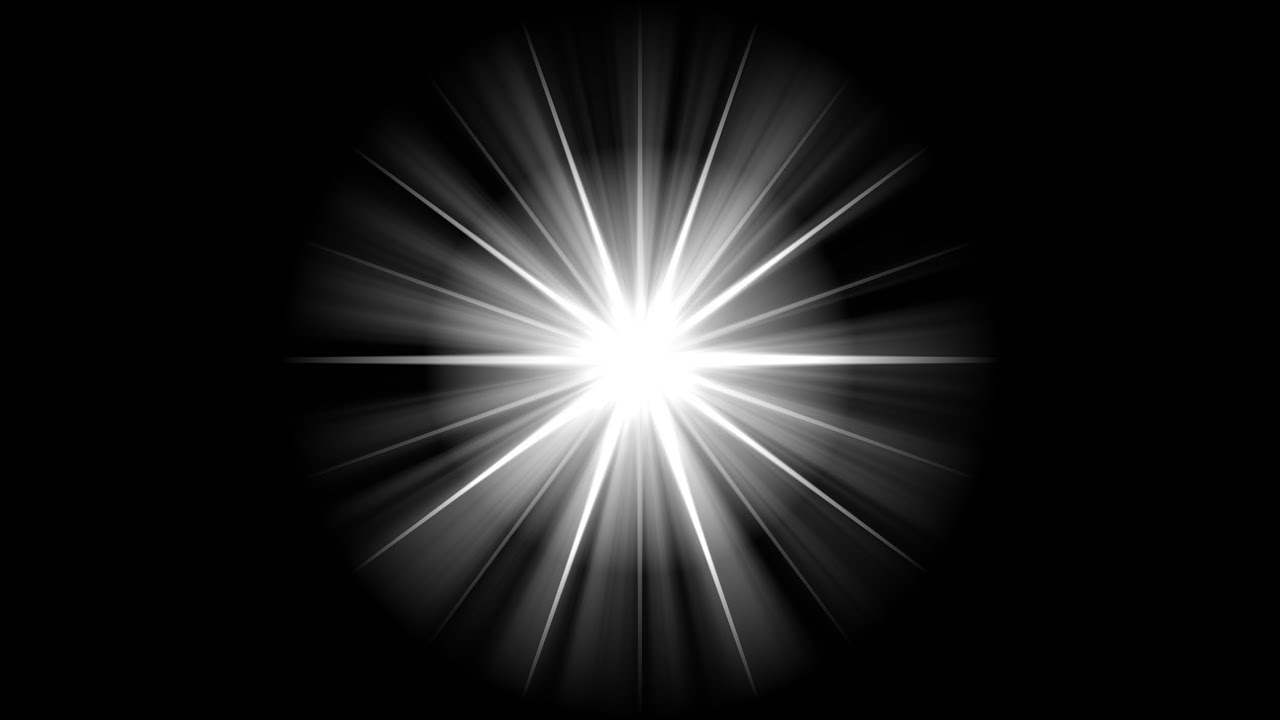
#> input picture AnufrievDA/lab1/assets/flare.jpg, 1280 x 720 px; its folder holds only this picture in this run
$ python main.py resize assets/flare.jpg
#> lines starting #> are read from the running program, lines starting #| are printed output that depends on the picture
### AnufrievDA/lab1/filters.py
import cv2
import numpy as np
import os

def resize_image(image, width, height):
    """1. Изменяет разрешение, используя только базовые операции NumPy."""
    h0, w0, _ = image.shape

    if width <= 0 or height <= 0:
        raise ValueError("Высота и ширина должны быть положительными")

    x_indices = (np.arange(width) * w0 / width).astype(int)
    y_indices = (np.arange(height) * h0 / height).astype(int)

    resized_image = np.take(image, y_indices, axis=0)
    resized_image = np.take(resized_image, x_indices, axis=1)

    return resized_image

# [140 lines left out: functions apply_sepia, apply_vignette, pixelate_area, add_simple_frame, add_image_frame, add_image_flare and 1 more, not called in this run]

### AnufrievDA/lab1/main.py
import cv2
import numpy as np
import os
import argparse
import filters

# --- Глобальные переменные для callback-функции ---
drawing = False  # True, если кнопка мыши зажата
ix, iy = -1, -1  # Начальные координаты
x, y = -1, -1    # Текущие координаты

# --- Callback-функция для обработки событий мыши ---
def draw_rectangle(event, current_x, current_y, flags, param):
    global ix, iy, x, y, drawing

    # Событие: кнопка мыши нажата
    if event == cv2.EVENT_LBUTTONDOWN:
        drawing = True
        ix, iy = current_x, current_y
        x, y = current_x, current_y # Сбрасываем текущие координаты

    # Событие: мышь двигается
    elif event == cv2.EVENT_MOUSEMOVE:
        if drawing:
            x, y = current_x, current_y

    # Событие: кнопка мыши отпущена
    elif event == cv2.EVENT_LBUTTONUP:
        drawing = False
        x, y = current_x, current_y

def main():
    parser = argparse.ArgumentParser(
        description="Применяет выбранный фильтр к изображению и показывает результат.",
        formatter_class=argparse.RawTextHelpFormatter
    )
    parser.add_argument("filter", help="Название фильтра для применения.",
                        choices=['resize', 'sepia', 'vignette', 'pixelate', 'simple_frame',
                                 'image_frame', 'flare', 'paper'])
    parser.add_argument("input_path", help="Путь к входному изображению.")
    parser.add_argument("--output", type=str, help="Путь для сохранения результата. Если не указан, результат будет только показан.")

    parser.add_argument("--width", type=int, help="Новая ширина для фильтра 'resize'.")
    parser.add_argument("--height", type=int, help="Новая высота для фильтра 'resize'.")
    parser.add_argument("--pixel-size", type=int, default=20, help="Размер 'пикселя' для фильтра 'pixelate'.")
    parser.add_argument("--thickness", type=int, default=30, help="Толщина для фильтра 'simple_frame'.")
    parser.add_argument("--color", type=str, default="0,0,255", help="Цвет для 'simple_frame' в формате B,G,R (например, '0,0,255' для красного).")
    parser.add_argument("--center-x", type=int, help="Координата X центра для 'pixelate' или 'flare'.")
    parser.add_argument("--center-y", type=int, help="Координата Y центра для 'pixelate' или 'flare'.")
    parser.add_argument("--roi-size", type=int, help="Размер (ширина и высота) области для 'pixelate'.")
    parser.add_argument("--flare-scale", type=float, default=1.0, help="Масштаб для 'flare'.")

    args = parser.parse_args()

    ASSETS_DIR = 'assets'
    FRAME_PATH = os.path.join(ASSETS_DIR, 'border1.png')
    FLARE_PATH = os.path.join(ASSETS_DIR, 'flare.jpg')
    PAPER_PATH = os.path.join(ASSETS_DIR, 'paper.jpg')

    original_image = cv2.imread(args.input_path)
#> original_image is the input picture: shape (720, 1280, 3); min 0, max 255, mean 29.4
    if original_image is None:
        print(f"Ошибка: не удалось загрузить изображение по пути '{args.input_path}'")
        return

    h, w = original_image.shape[:2]
#> h = 720; w = 1280
    result_image = None
    filter_name = args.filter

    try:
        if filter_name == 'pixelate':
            window_name = "Select area: Drag mouse, press ENTER to apply, ESC to cancel"
            cv2.namedWindow(window_name)
            cv2.setMouseCallback(window_name, draw_rectangle)

            roi_x, roi_y, roi_w, roi_h = -1, -1, -1, -1

            while True:
                # Создаем копию, чтобы рисовать на ней, не затирая оригинал
                temp_image = original_image.copy()

                # Если пользователь рисует, отображаем прямоугольник
                if drawing or (ix != -1 and x != -1):
                    cv2.rectangle(temp_image, (ix, iy), (x, y), (0, 255, 0), 2)

                cv2.imshow(window_name, temp_image)

                key = cv2.waitKey(10) & 0xFF

                # Нажат ESC - отмена
                if key == 27:
                    result_image = original_image.copy() # Возвращаем оригинал
                    break
                # Нажат Enter - применяем фильтр
                elif key == 13:
                    # Определяем правильные координаты (x, y, w, h)
                    roi_x = min(ix, x)
                    roi_y = min(iy, y)
                    roi_w = abs(ix - x)
                    roi_h = abs(iy - y)

                    if roi_w > 0 and roi_h > 0:
                        result_image = filters.pixelate_area(original_image, x=roi_x, y=roi_y, w=roi_w, h=roi_h, pixel_size=args.pixel_size)
                    else:
                        result_image = original_image.copy()
                    break

            cv2.destroyWindow(window_name)

        # ... (остальные вызовы elif без изменений) ...
        elif filter_name == 'pixelate':
            center_x = args.center_x if args.center_x is not None else w // 2
            center_y = args.center_y if args.center_y is not None else h // 2
            roi_size = args.roi_size if args.roi_size is not None else min(w, h) // 2
            roi_x = center_x - roi_size // 2
            roi_y = center_y - roi_size // 2
            result_image = filters.pixelate_area(original_image, x=roi_x, y=roi_y, w=roi_size, h=roi_size, pixel_size=args.pixel_size)
        elif filter_name == 'resize':
            target_width = args.width if args.width is not None else w // 2
#> target_width = 640
            target_height = args.height if args.height is not None else h // 2
#> target_height = 360
            result_image = filters.resize_image(original_image, width=target_width, height=target_height)
#> in resize_image, `resized_image = np.take(image, y_indices, axis=0)`:
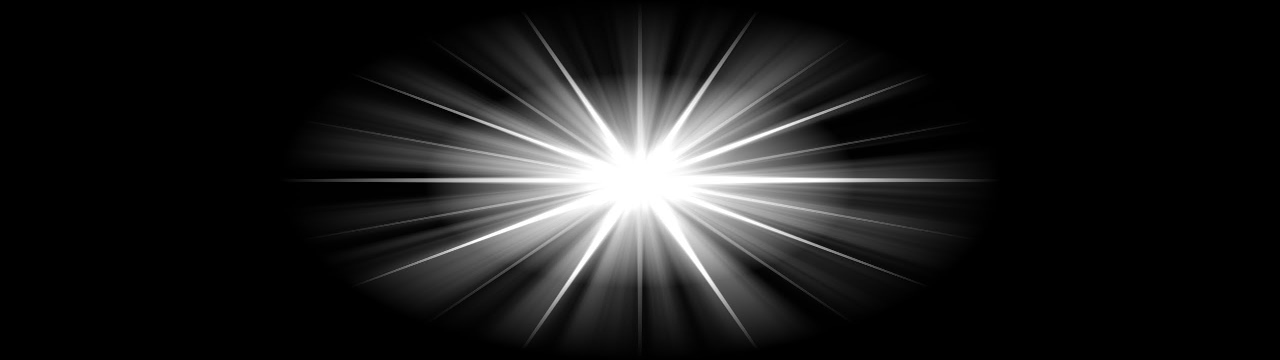
#> resized_image: shape (360, 1280, 3); min 0, max 255, mean 29.4
        elif filter_name == 'sepia':
            result_image = filters.apply_sepia(original_image)
        elif filter_name == 'vignette':
            result_image = filters.apply_vignette(original_image)
        elif filter_name == 'simple_frame':
            try:
                b, g, r = map(int, args.color.split(','))
                frame_color = (b, g, r)
            except ValueError:
                print("Ошибка: неверный формат цвета. Используйте B,G,R.")
                return
            result_image = filters.add_simple_frame(original_image, thickness=args.thickness, color=frame_color)
        elif filter_name == 'image_frame':
            result_image = filters.add_image_frame(original_image, frame_path=FRAME_PATH)
        elif filter_name == 'flare':
            center_x = args.center_x if args.center_x is not None else w // 2
            center_y = args.center_y if args.center_y is not None else h // 2
            result_image = filters.add_image_flare(original_image,
                                                   flare_path=FLARE_PATH,
                                                   center_x=center_x,
                                                   center_y=center_y,
                                                   scale=args.flare_scale)
        elif filter_name == 'paper':
            result_image = filters.apply_paper_texture(original_image, paper_path=PAPER_PATH)


    except FileNotFoundError as e:
        print(f"Ошибка: Не найден необходимый файл ассета! {e}")
        return
    except Exception as e:
        print(f"Произошла непредвиденная ошибка: {e}")
        return

    if result_image is not None:
        # --- ИСПРАВЛЕННАЯ ЛОГИКА ОТОБРАЖЕНИЯ ---

        if args.output:
            output_dir = os.path.dirname(args.output)
            if output_dir and not os.path.exists(output_dir):
                os.makedirs(output_dir)
            cv2.imwrite(args.output, result_image)
            print(f"Результат сохранен в файл: {args.output}")

        # Для всех фильтров, кроме 'resize', высота одинакова, просто склеиваем
        if filter_name != 'resize':
            combined_image = np.hstack([original_image, result_image])
        # Для 'resize' используем специальную логику
        else:
            h_orig, w_orig = original_image.shape[:2]
#> h_orig = 720; w_orig = 1280
            h_res, w_res = result_image.shape[:2]
#> h_res = 360; w_res = 640
            # Увеличиваем результат до высоты оригинала для наглядного сравнения
            result_for_display = resize_image_for_display(result_image, (int(w_res * h_orig / h_res), h_orig))
            # Склеиваем ПОЛНОРАЗМЕРНЫЙ ОРИГИНАЛ и увеличенный результат
            combined_image = np.hstack([original_image, result_for_display])
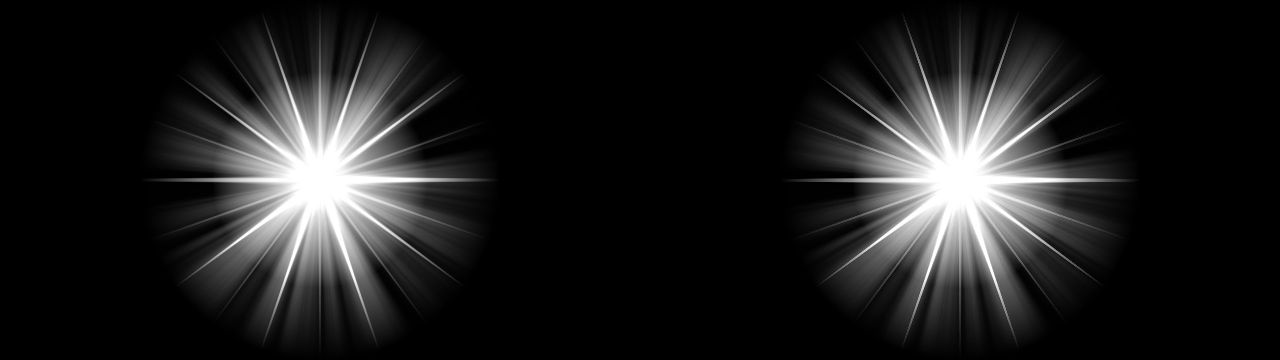
#> combined_image: shape (720, 2560, 3) (shown at 1/2 size); min 0, max 255, mean 29.4

        # --- КОНЕЦ ИСПРАВЛЕНИЯ ---

        MAX_DISPLAY_WIDTH = 1600
        display_h, display_w = combined_image.shape[:2]
#> display_h = 720; display_w = 2560
        if display_w > MAX_DISPLAY_WIDTH:
            scale_ratio = MAX_DISPLAY_WIDTH / display_w
#> scale_ratio = 0.625
            new_h = int(display_h * scale_ratio)
#> new_h = 450
            display_image = resize_image_for_display(combined_image, (MAX_DISPLAY_WIDTH, new_h))
        else:
            display_image = combined_image

        window_title = f"Original (left) vs {filter_name.capitalize()} (right)"
        cv2.namedWindow(window_title, cv2.WINDOW_NORMAL)
        cv2.imshow(window_title, display_image)
        print(f"Показан результат для фильтра '{filter_name}'. Нажмите любую клавишу для выхода.")
        cv2.waitKey(0)
        cv2.destroyAllWindows()

def resize_image_for_display(image, size):
    """Вспомогательная функция для изменения размера с помощью cv2.resize,
    используется только для отображения, не для фильтров."""
    return cv2.resize(image, size, interpolation=cv2.INTER_AREA)

if __name__ == "__main__":
    main()
